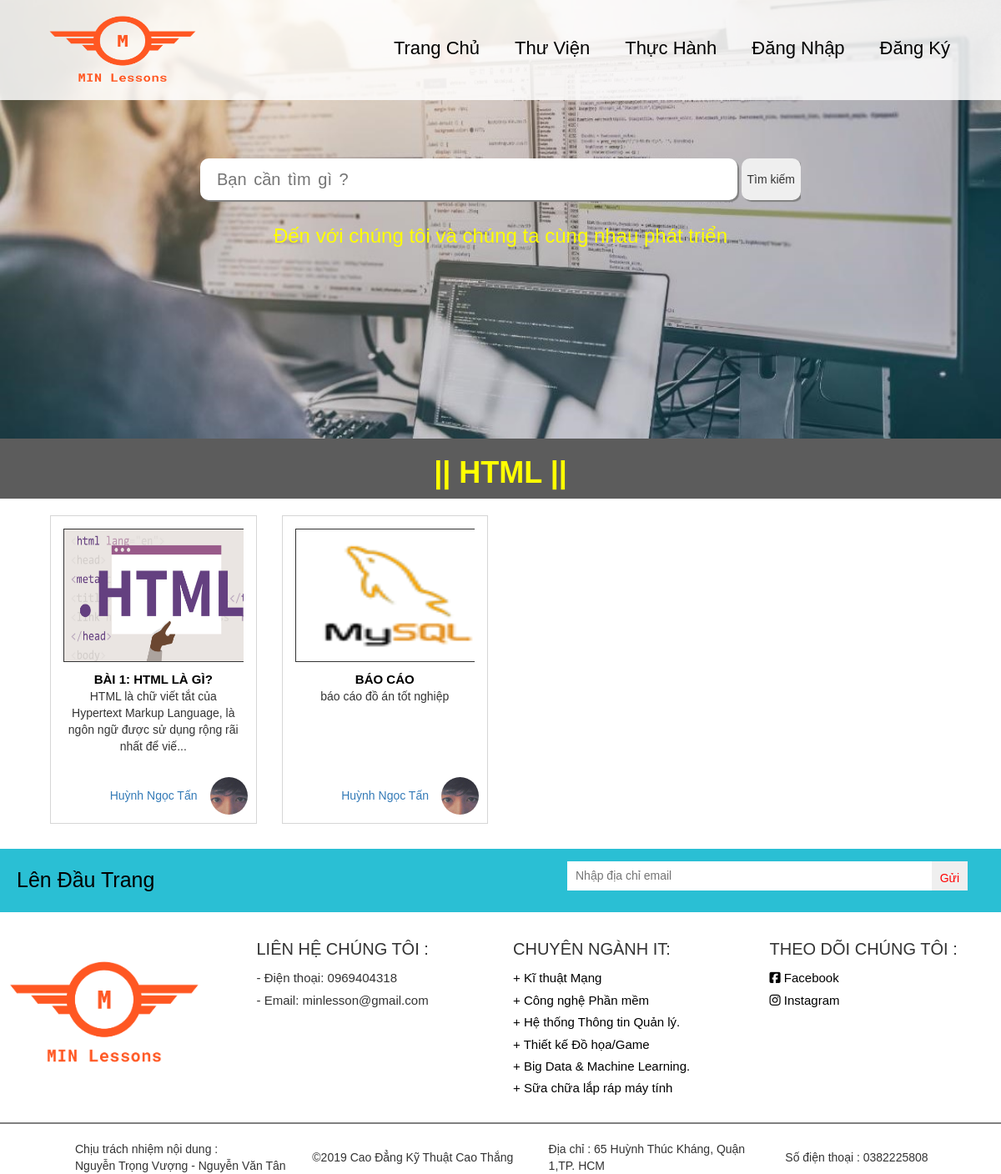
Screenshot of /library_cats.php?baigiang_cats=1 with the database file from the repository.
### tables this page shows
CREATE TABLE `table_danhmuc_lv2` (
  `id` int(11) NOT NULL,
  `id_danhmuc_lv1` int(11) NOT NULL,
  `ten` varchar(255) NOT NULL,
  `mota` varchar(255) NOT NULL,
  `photo` varchar(255) NOT NULL,
  `trangthai` int(11) NOT NULL
);

CREATE TABLE `table_baigiang` (
  `id` int(11) NOT NULL,
  `id_thanhvien` int(11) NOT NULL,
  `id_danhmuc_lv1` int(11) NOT NULL,
  `id_danhmuc_lv2` int(11) NOT NULL,
  `ten_baigiang` varchar(255) NOT NULL,
  `mota` text NOT NULL,
  `noidung` text NOT NULL,
  `photo` varchar(255) NOT NULL,
  `trangthai` int(11) NOT NULL
);

CREATE TABLE `table_thanhvien` (
  `id` int(11) NOT NULL,
  `id_quyen` int(11) NOT NULL,
  `ten` varchar(255) NOT NULL,
  `email` varchar(255) NOT NULL,
  `matkhau` varchar(255) NOT NULL,
  `dienthoai` varchar(255) NOT NULL,
  `ngaysinh` date NOT NULL,
  `gioitinh` varchar(255) NOT NULL,
  `diachi` text NOT NULL,
  `photo` varchar(255) NOT NULL,
  `mota` text NOT NULL,
  `noibat` int(11) NOT NULL,
  `trangthai` int(11) NOT NULL
);

CREATE TABLE `table_setting` (
  `id` int(11) NOT NULL,
  `dienthoai` varchar(255) NOT NULL,
  `dienthoai2` varchar(255) NOT NULL,
  `email` varchar(255) NOT NULL,
  `diachi` varchar(255) NOT NULL,
  `instagram` varchar(255) NOT NULL,
  `facebook` varchar(255) NOT NULL,
  `trangthai` int(11) NOT NULL
);

CREATE TABLE `table_tieuchi` (
  `id` int(11) NOT NULL,
  `ten` varchar(255) NOT NULL,
  `mota` varchar(255) NOT NULL,
  `photo` varchar(255) NOT NULL,
  `noidung` text,
  `trangthai` int(11) NOT NULL
);

### database/loadDataIndex.php (called while the page is built, shortened)
<?php
if (!$conn) {
	die("Kết nối thất bại: " . mysqli_connect_error());
}else{
	$sql = "select * from table_danhmuc_lv1 where trangthai = 1";
	$list = $conn->query($sql);
	$sql = "select * from table_tieuchi where trangthai = 1";
	$tieuchi = $conn->query($sql);
	$sql = "select * from table_setting";
	$cauhinhchung = $conn->query($sql);
	$row_setting = $cauhinhchung->fetch_assoc();
}
?>

### library_cats.php (the view, shortened to what this page needs)
<!DOCTYPE html>
<html lang="en">
<?php include 'database/config.php'; ?>
<?php include 'database/loadDataIndex.php'; ?>
<head>
    <link rel="stylesheet" href="https://use.fontawesome.com/releases/v5.8.2/css/all.css"
>
    <link rel="stylesheet" href="scss/all.css">
    <link rel="stylesheet" href="scss/library.css">
    <link rel="stylesheet" href="https://maxcdn.bootstrapcdn.com/bootstrap/3.3.5/css/bootstrap.min.css">
</head>
<body>
    <?php include 'element/header.php'; ?>
    <?php if(isset($_GET['baigiang_cats'])){ ?>
        <?php
        $sql = "select * from table_danhmuc_lv2 where id='".$_GET['baigiang_cats']."'";
        $cat_bg = $conn->query($sql);
        foreach ($cat_bg as $key => $value) {
            $sql = "select * from table_baigiang where id_danhmuc_lv2 = '".$value['id']."' and trangthai = 1";
            $baigiang_cat = $conn->query($sql);
            ?>
            <div class="library">
                <h1>|| <?=$value['ten']?> ||</h1>
            </div>
            <main class="main">
                <div class="inner">
                    <div class="field">
                        <div class="essay">
                            <?php foreach ($baigiang_cat as $k => $v) {
                                $sql = "select * from table_thanhvien where id='".$v['id_thanhvien']."'";
                                $thanhvien = $conn->query($sql);
                                ?>
                                <div class="box_essay1">
                                    <div class="img_baigiang1"><img src="upload/baigiang/<?=$v['photo']?>" width = "270px" height = "200px"></div>
                                    <div class="name_baigiang">
                                        <a href="library_details.php?baigiang_details=<?=$v['id']?>"><?=$v['ten_baigiang']?></a>
                                    </div>
                                    <div class="mota_baigiang"><span><?=mysubstr(($v['mota']),100)?></span></div>
                                    <?php foreach ($thanhvien as $k1 => $v1) { ?>
                                        <div class="img_giaovien">
                                            <div class="name_gv"><a href="#"><?=$v1['ten']?></a></div>
                                            <div class="img_gv"><img src="upload/thanhvien/<?=$v1['photo']?>" width = "45px" height = "45px"></div>
                                        </div>
                                    <?php } ?>
                                </div>
                            <?php } ?>
                        </div>
                    </div>
                </div>
            </main>
        <?php } ?>
    <?php } ?>
    <footer class="footer">
        <?php include 'element/footer.php' ?>
    </footer>
    <?php
    function mysubstr($str,$limit=100){
      if(strlen($str)<=$limit) return $str;
      return mb_substr($str,0,$limit-3,'UTF-8').'...';
  } ?>
</body>
</html>

### element/footer.php (shortened to what this page needs)
<footer class="footer">
    <section class="contact">
        <a href="#">Lên Đầu Trang</a>
        <form>
            <input type="text" placeholder="Nhập địa chỉ email">
            <input type="submit" value="Gửi">
        </form>
    </section>
    <div class="wrapper">
        <div id="footer_logo" class="part"><a href="index.html"><img src="image/logo/logo_MIN_Lessons.png" width="90%"></a></div>
        <div class="part">
            <span>Liên hệ chúng tôi :</span>
            <ul>
                <li>- Điện thoại: <?=$row_setting['dienthoai']?></a></li>
                <li>- Email: <?=$row_setting['email']?></a></li>
            </ul>
        </div>
        <div class="part">
            <span>Chuyên ngành IT:</span>
            <ul>
                <?php foreach ($tieuchi as $key => $value) { ?>
                    <li><a href="tieuchi_details.php?tieuchi_details=<?=$value['id']?>">+ <?=$value['ten']?></a></li>
                <?php } ?>
            </ul>
        </div>
        <div class="part">
            <span>Theo dõi chúng tôi :</span>
            <ul>
                <li><a href="<?=$row_setting['facebook']?>"><i class="fab fa-facebook-square"></i> Facebook</a></li>
                <li><a href="<?=$row_setting['instagram']?>"><i class="fab fa-instagram"></i> Instagram</a></li>
            </ul>
        </div>
    </div>
    <hr>
    <div class="infomation">
        <table>
            <tr>
                <td id="r1">Chịu trách nhiệm nội dung :<br> Nguyễn Trọng Vượng - Nguyễn Văn Tân</td>
                <td id="r2">&copy;2019 Cao Đẳng Kỹ Thuật Cao Thắng</td>
                <td id="r1">Địa chỉ : <?=$row_setting['diachi']?></td>
                <td id="r1">Số điện thoại : <?=$row_setting['dienthoai2']?></td>
            </tr>
        </table>
    </div>
</footer>

### scss/all.css (style rules this page uses)
* { padding:0;margin:0;box-sizing:border-box; }
ul,li { padding:0;margin:0; }
a { text-decoration:none;cursor: pointer; }
body { font-family: medium-content-sans-serif-font, -apple-system, BlinkMacSystemFont, "Segoe UI", Roboto, Oxygen, Ubuntu, Cantarell, "Open Sans", "Helvetica Neue", sans-serif;font-size:13px;position:relative;box-sizing:border-box;overflow-y:scroll; }
body { margin: 0; }
* { -webkit-box-sizing: border-box;box-sizing: border-box;font-family: 'Gill Sans', 'Gill Sans MT', Calibri, 'Trebuchet MS', sans-serif; }
.footer { clear: both;width: 100%; }
.footer .contact { width:100%;padding: 20px;background-color: #2ABFD4;position: relative;overflow: hidden;display: flex;justify-content: space-between; }
.footer .contact a { color: #000000;font-size: 25px;text-decoration: none;display: inline-block;width: 40%; }
.footer .contact form input { position: absolute;height: 35px;top:15px;border: none;color: red;right: 30px;-webkit-box-pack: center;-ms-flex-pack: center;justify-content: center;padding: 10px;margin-right: 10px; }
.footer .contact form input[type=text] { width: 40%; }
.footer .wrapper { display: -ms-flexbox;-ms-flex-wrap: nowrap;width: 100%; }
.footer .wrapper .part { width: calc(100% / 4 - 90px / 4);float: left;margin-right: 30px;font-size: 20px;padding-top:30px; }
.footer .wrapper .part:nth-child(4n) { margin-right: 0; }
.footer .wrapper .part a { text-decoration: none;color: #000000;font-size: 15px; }
.footer .wrapper .part ul { list-style: none;padding-top: 10px; }
.footer hr { border: 1px solid gray; }
.footer .infomation { padding-left: 5%;width: 100%; }
.footer .infomation td { padding-left: 30px;width: 320px; }
.part ul li { font-size: 15px;margin-bottom: 5px; }
.part span { text-transform: uppercase; }

### scss/library.css (style rules this page uses)
a { text-decoration: none; }
.main .field .essay { width: 100%; display: -ms-flexbox; margin-top: 20px; }
.inner { width: 100%;margin: 0 auto;position: relative;padding: 0 5%; }
.library { text-align: center;background: #000000a3;padding: 1px 0;margin-bottom: 15px; }
.library h1 { font-weight: bold;color: #ff0; }
.img_giaovien { overflow: auto; }
.box_essay1 { width: calc(100% / 4 - 90px / 4);margin-right: 30px;float: left;margin-bottom: 30px;border: 1px solid #3333;padding: 15px;height: 370px;position: relative;text-align: center; }
.box_essay1:nth-child(4n+1) { clear: both; }
.img_baigiang1 img { width: 245px;height: 160px;border: 1px solid; }
.name_baigiang { padding-top: 10px; }
.mota_baigiang { ; }
.img_giaovien { height: 45px;position: absolute;right: 10px;bottom: 10px; }
.img_giaovien a { float:; }
.img_gv { width: 45px;height: 45px;float: left; }
.img_gv img { border-radius: 100%; }
.name_gv { float: left;line-height: 45px;margin-right: 15px; }
.name_baigiang a { font-size: 15px;color: #000000!important;text-transform: uppercase;font-weight: bold; }
.img_baigiang1 { text-align:center;overflow:hidden; }
.img_baigiang1 img { transition:0.7s; }
.mota_baigiang span { text-align: justify; }

### rows the page displays
table_danhmuc_lv2: ten "HTML"
table_baigiang: photo (picture), ten_baigiang "BÀI 1: HTML LÀ GÌ?", mota "HTML là chữ viết tắt của Hypertext Markup Language, là ngôn ngữ được sử dụng rộng rãi nhất để viế..."
table_thanhvien: ten "Huỳnh Ngọc Tấn", photo (picture)
table_baigiang: photo (picture), ten_baigiang "BÁO CÁO", mota "báo cáo đồ án tốt nghiệp"
table_setting: dienthoai "0969404318", email "minlesson@gmail.com", diachi "65 Huỳnh Thúc Kháng, Quận 1,TP. HCM", dienthoai2 "0382225808"
table_tieuchi: ten "Kĩ thuật Mạng"
table_tieuchi: ten "Công nghệ Phần mềm"
table_tieuchi: ten "Hệ thống Thông tin Quản lý."
table_tieuchi: ten "Thiết kế Đồ họa/Game"
table_tieuchi: ten "Big Data & Machine Learning."
table_tieuchi: ten "Sữa chữa lắp ráp máy tính"
